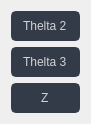
     <widget class="QWidget" name="layoutWidget">
      <property name="geometry">
       <rect>
        <x>220</x>
        <y>40</y>
        <width>91</width>
        <height>106</height>
       </rect>
      </property>
      <layout class="QGridLayout" name="gridLayout_4">
       <item row="0" column="0">
        <widget class="QLineEdit" name="the1_set">
         <property name="minimumSize">
          <size>
           <width>0</width>
           <height>30</height>
          </size>
         </property>
         <property name="palette">
          <palette>
           <active>
            <colorrole role="WindowText">
             <brush brushstyle="SolidPattern">
              <color alpha="255">
               <red>210</red>
               <green>210</green>
               <blue>210</blue>
              </color>
             </brush>
            </colorrole>
            <colorrole role="Button">
             <brush brushstyle="SolidPattern">
              <color alpha="255">
               <red>52</red>
               <green>59</green>
               <blue>72</blue>
              </color>
             </brush>
            </colorrole>
            <colorrole role="Text">
             <brush brushstyle="SolidPattern">
              <color alpha="255">
               <red>210</red>
               <green>210</green>
               <blue>210</blue>
              </color>
             </brush>
            </colorrole>
            <colorrole role="ButtonText">
             <brush brushstyle="SolidPattern">
              <color alpha="255">
               <red>210</red>
               <green>210</green>
               <blue>210</blue>
              </color>
             </brush>
            </colorrole>
            <colorrole role="Base">
             <brush brushstyle="SolidPattern">
              <color alpha="255">
               <red>52</red>
               <green>59</green>
               <blue>72</blue>
              </color>
             </brush>
            </colorrole>
            <colorrole role="Window">
             <brush brushstyle="SolidPattern">
              <color alpha="255">
               <red>52</red>
               <green>59</green>
               <blue>72</blue>
              </color>
             </brush>
            </colorrole>
           </active>
           <inactive>
            <colorrole role="WindowText">
             <brush brushstyle="SolidPattern">
              <color alpha="255">
               <red>210</red>
               <green>210</green>
               <blue>210</blue>
              </color>
             </brush>
            </colorrole>
            <colorrole role="Button">
             <brush brushstyle="SolidPattern">
              <color alpha="255">
               <red>52</red>
               <green>59</green>
               <blue>72</blue>
              </color>
             </brush>
            </colorrole>
            <colorrole role="Text">
             <brush brushstyle="SolidPattern">
              <color alpha="255">
               <red>210</red>
               <green>210</green>
               <blue>210</blue>
              </color>
             </brush>
            </colorrole>
            <colorrole role="ButtonText">
             <brush brushstyle="SolidPattern">
              <color alpha="255">
               <red>210</red>
               <green>210</green>
               <blue>210</blue>
              </color>
             </brush>
            </colorrole>
            <colorrole role="Base">
             <brush brushstyle="SolidPattern">
              <color alpha="255">
               <red>52</red>
               <green>59</green>
               <blue>72</blue>
              </color>
             </brush>
            </colorrole>
            <colorrole role="Window">
             <brush brushstyle="SolidPattern">
              <color alpha="255">
               <red>52</red>
               <green>59</green>
               <blue>72</blue>
              </color>
             </brush>
            </colorrole>
           </inactive>
           <disabled>
            <colorrole role="WindowText">
             <brush brushstyle="SolidPattern">
              <color alpha="255">
               <red>210</red>
               <green>210</green>
               <blue>210</blue>
              </color>
             </brush>
            </colorrole>
            <colorrole role="Button">
             <brush brushstyle="SolidPattern">
              <color alpha="255">
               <red>52</red>
               <green>59</green>
               <blue>72</blue>
              </color>
             </brush>
            </colorrole>
            <colorrole role="Text">
             <brush brushstyle="SolidPattern">
              <color alpha="255">
               <red>210</red>
               <green>210</green>
               <blue>210</blue>
              </color>
             </brush>
            </colorrole>
            <colorrole role="ButtonText">
             <brush brushstyle="SolidPattern">
              <color alpha="255">
               <red>210</red>
               <green>210</green>
               <blue>210</blue>
              </color>
             </brush>
            </colorrole>
            <colorrole role="Base">
             <brush brushstyle="SolidPattern">
              <color alpha="255">
               <red>52</red>
               <green>59</green>
               <blue>72</blue>
              </color>
             </brush>
            </colorrole>
            <colorrole role="Window">
             <brush brushstyle="SolidPattern">
              <color alpha="255">
               <red>52</red>
               <green>59</green>
               <blue>72</blue>
              </color>
             </brush>
            </colorrole>
           </disabled>
          </palette>
         </property>
         <property name="font">
          <font>
           <family>Segoe UI</family>
           <pointsize>9</pointsize>
          </font>
         </property>
         <property name="styleSheet">
          <string notr="true">QLineEdit {
	background-color: rgb(52, 59, 72);
	border-radius: 5px;
	border: 2px solid rgb(52, 59, 72);
}
QLineEdit:hover {
	border: 2px solid rgb(64, 71, 88);
	background-color:rgb(27, 29, 35);
}
QLineEdit:focus {
	border: 2px solid rgb(91, 101, 124);
}</string>
         </property>
         <property name="text">
          <string>Thelta 2</string>
         </property>
         <property name="alignment">
          <set>Qt::AlignCenter</set>
         </property>
         <property name="readOnly">
          <bool>false</bool>
         </property>
         <property name="placeholderText">
          <string>Thelta 1</string>
         </property>
        </widget>
       </item>
       <item row="1" column="0">
        <widget class="QLineEdit" name="the2_set">
         <property name="minimumSize">
          <size>
           <width>0</width>
           <height>30</height>
          </size>
         </property>
         <property name="palette">
          <palette>
           <active>
            <colorrole role="WindowText">
             <brush brushstyle="SolidPattern">
              <color alpha="255">
               <red>210</red>
               <green>210</green>
               <blue>210</blue>
              </color>
             </brush>
            </colorrole>
            <colorrole role="Button">
             <brush brushstyle="SolidPattern">
              <color alpha="255">
               <red>52</red>
               <green>59</green>
               <blue>72</blue>
              </color>
             </brush>
            </colorrole>
            <colorrole role="Text">
             <brush brushstyle="SolidPattern">
              <color alpha="255">
               <red>210</red>
               <green>210</green>
               <blue>210</blue>
              </color>
             </brush>
            </colorrole>
            <colorrole role="ButtonText">
             <brush brushstyle="SolidPattern">
              <color alpha="255">
               <red>210</red>
               <green>210</green>
               <blue>210</blue>
              </color>
             </brush>
            </colorrole>
            <colorrole role="Base">
             <brush brushstyle="SolidPattern">
              <color alpha="255">
               <red>52</red>
               <green>59</green>
               <blue>72</blue>
              </color>
             </brush>
            </colorrole>
            <colorrole role="Window">
             <brush brushstyle="SolidPattern">
              <color alpha="255">
               <red>52</red>
               <green>59</green>
               <blue>72</blue>
              </color>
             </brush>
            </colorrole>
           </active>
           <inactive>
            <colorrole role="WindowText">
             <brush brushstyle="SolidPattern">
              <color alpha="255">
               <red>210</red>
               <green>210</green>
               <blue>210</blue>
              </color>
             </brush>
            </colorrole>
            <colorrole role="Button">
             <brush brushstyle="SolidPattern">
              <color alpha="255">
               <red>52</red>
               <green>59</green>
               <blue>72</blue>
              </color>
             </brush>
            </colorrole>
            <colorrole role="Text">
             <brush brushstyle="SolidPattern">
              <color alpha="255">
               <red>210</red>
               <green>210</green>
               <blue>210</blue>
              </color>
             </brush>
            </colorrole>
            <colorrole role="ButtonText">
             <brush brushstyle="SolidPattern">
              <color alpha="255">
               <red>210</red>
               <green>210</green>
               <blue>210</blue>
              </color>
             </brush>
            </colorrole>
            <colorrole role="Base">
             <brush brushstyle="SolidPattern">
              <color alpha="255">
               <red>52</red>
               <green>59</green>
               <blue>72</blue>
              </color>
             </brush>
            </colorrole>
            <colorrole role="Window">
             <brush brushstyle="SolidPattern">
              <color alpha="255">
               <red>52</red>
               <green>59</green>
               <blue>72</blue>
              </color>
             </brush>
            </colorrole>
           </inactive>
           <disabled>
            <colorrole role="WindowText">
             <brush brushstyle="SolidPattern">
              <color alpha="255">
               <red>210</red>
               <green>210</green>
               <blue>210</blue>
              </color>
             </brush>
            </colorrole>
            <colorrole role="Button">
             <brush brushstyle="SolidPattern">
              <color alpha="255">
               <red>52</red>
               <green>59</green>
               <blue>72</blue>
              </color>
             </brush>
            </colorrole>
            <colorrole role="Text">
             <brush brushstyle="SolidPattern">
              <color alpha="255">
               <red>210</red>
               <green>210</green>
               <blue>210</blue>
              </color>
             </brush>
            </colorrole>
            <colorrole role="ButtonText">
             <brush brushstyle="SolidPattern">
              <color alpha="255">
               <red>210</red>
               <green>210</green>
               <blue>210</blue>
              </color>
             </brush>
            </colorrole>
            <colorrole role="Base">
             <brush brushstyle="SolidPattern">
              <color alpha="255">
               <red>52</red>
               <green>59</green>
               <blue>72</blue>
              </color>
             </brush>
            </colorrole>
            <colorrole role="Window">
             <brush brushstyle="SolidPattern">
              <color alpha="255">
               <red>52</red>
               <green>59</green>
               <blue>72</blue>
              </color>
             </brush>
            </colorrole>
           </disabled>
          </palette>
         </property>
         <property name="font">
          <font>
           <family>Segoe UI</family>
           <pointsize>9</pointsize>
          </font>
         </property>
         <property name="styleSheet">
          <string notr="true">QLineEdit {
	background-color: rgb(52, 59, 72);
	border-radius: 5px;
	border: 2px solid rgb(52, 59, 72);
}
QLineEdit:hover {
	border: 2px solid rgb(64, 71, 88);
	background-color: rgb(27, 29, 35);
}
QLineEdit:focus {
	border: 2px solid rgb(91, 101, 124);
}</string>
         </property>
         <property name="text">
          <string>Thelta 3</string>
         </property>
         <property name="alignment">
          <set>Qt::AlignCenter</set>
         </property>
         <property name="readOnly">
          <bool>false</bool>
         </property>
         <property name="placeholderText">
          <string>Thelta 2</string>
         </property>
        </widget>
       </item>
       <item row="2" column="0">
        <widget class="QLineEdit" name="the2_set_2">
         <property name="minimumSize">
          <size>
           <width>0</width>
           <height>30</height>
          </size>
         </property>
         <property name="palette">
          <palette>
           <active>
            <colorrole role="WindowText">
             <brush brushstyle="SolidPattern">
              <color alpha="255">
               <red>210</red>
               <green>210</green>
               <blue>210</blue>
              </color>
             </brush>
            </colorrole>
            <colorrole role="Button">
             <brush brushstyle="SolidPattern">
              <color alpha="255">
               <red>52</red>
               <green>59</green>
               <blue>72</blue>
              </color>
             </brush>
            </colorrole>
            <colorrole role="Text">
             <brush brushstyle="SolidPattern">
              <color alpha="255">
               <red>210</red>
               <green>210</green>
               <blue>210</blue>
              </color>
             </brush>
            </colorrole>
            <colorrole role="ButtonText">
             <brush brushstyle="SolidPattern">
              <color alpha="255">
               <red>210</red>
               <green>210</green>
               <blue>210</blue>
              </color>
             </brush>
            </colorrole>
            <colorrole role="Base">
             <brush brushstyle="SolidPattern">
              <color alpha="255">
               <red>52</red>
               <green>59</green>
               <blue>72</blue>
              </color>
             </brush>
            </colorrole>
            <colorrole role="Window">
             <brush brushstyle="SolidPattern">
              <color alpha="255">
               <red>52</red>
               <green>59</green>
               <blue>72</blue>
              </color>
             </brush>
            </colorrole>
           </active>
           <inactive>
            <colorrole role="WindowText">
             <brush brushstyle="SolidPattern">
              <color alpha="255">
               <red>210</red>
               <green>210</green>
               <blue>210</blue>
              </color>
             </brush>
            </colorrole>
            <colorrole role="Button">
             <brush brushstyle="SolidPattern">
              <color alpha="255">
               <red>52</red>
               <green>59</green>
               <blue>72</blue>
              </color>
             </brush>
            </colorrole>
            <colorrole role="Text">
             <brush brushstyle="SolidPattern">
              <color alpha="255">
               <red>210</red>
               <green>210</green>
               <blue>210</blue>
              </color>
             </brush>
            </colorrole>
            <colorrole role="ButtonText">
             <brush brushstyle="SolidPattern">
              <color alpha="255">
               <red>210</red>
               <green>210</green>
               <blue>210</blue>
              </color>
             </brush>
            </colorrole>
            <colorrole role="Base">
             <brush brushstyle="SolidPattern">
              <color alpha="255">
               <red>52</red>
               <green>59</green>
               <blue>72</blue>
              </color>
             </brush>
            </colorrole>
            <colorrole role="Window">
             <brush brushstyle="SolidPattern">
              <color alpha="255">
               <red>52</red>
               <green>59</green>
               <blue>72</blue>
              </color>
             </brush>
            </colorrole>
           </inactive>
           <disabled>
            <colorrole role="WindowText">
             <brush brushstyle="SolidPattern">
              <color alpha="255">
               <red>210</red>
               <green>210</green>
               <blue>210</blue>
              </color>
             </brush>
            </colorrole>
            <colorrole role="Button">
             <brush brushstyle="SolidPattern">
              <color alpha="255">
               <red>52</red>
               <green>59</green>
               <blue>72</blue>
              </color>
             </brush>
            </colorrole>
            <colorrole role="Text">
             <brush brushstyle="SolidPattern">
              <color alpha="255">
               <red>210</red>
               <green>210</green>
               <blue>210</blue>
              </color>
             </brush>
            </colorrole>
            <colorrole role="ButtonText">
             <brush brushstyle="SolidPattern">
              <color alpha="255">
               <red>210</red>
               <green>210</green>
               <blue>210</blue>
              </color>
             </brush>
            </colorrole>
            <colorrole role="Base">
             <brush brushstyle="SolidPattern">
              <color alpha="255">
               <red>52</red>
               <green>59</green>
               <blue>72</blue>
              </color>
             </brush>
            </colorrole>
            <colorrole role="Window">
             <brush brushstyle="SolidPattern">
              <color alpha="255">
               <red>52</red>
               <green>59</green>
               <blue>72</blue>
              </color>
             </brush>
            </colorrole>
           </disabled>
          </palette>
         </property>
         <property name="font">
          <font>
           <family>Segoe UI</family>
           <pointsize>9</pointsize>
          </font>
         </property>
         <property name="styleSheet">
          <string notr="true">QLineEdit {
	background-color: rgb(52, 59, 72);
	border-radius: 5px;
	border: 2px solid rgb(52, 59, 72);
}
QLineEdit:hover {
	border: 2px solid rgb(64, 71, 88);
	background-color: rgb(27, 29, 35);
}
QLineEdit:focus {
	border: 2px solid rgb(91, 101, 124);
}</string>
         </property>
         <property name="text">
          <string>Z</string>
         </property>
         <property name="alignment">
          <set>Qt::AlignCenter</set>
         </property>
         <property name="readOnly">
          <bool>false</bool>
         </property>
         <property name="placeholderText">
          <string>Thelta 2</string>
         </property>
        </widget>
       </item>
      </layout>
     </widget>
